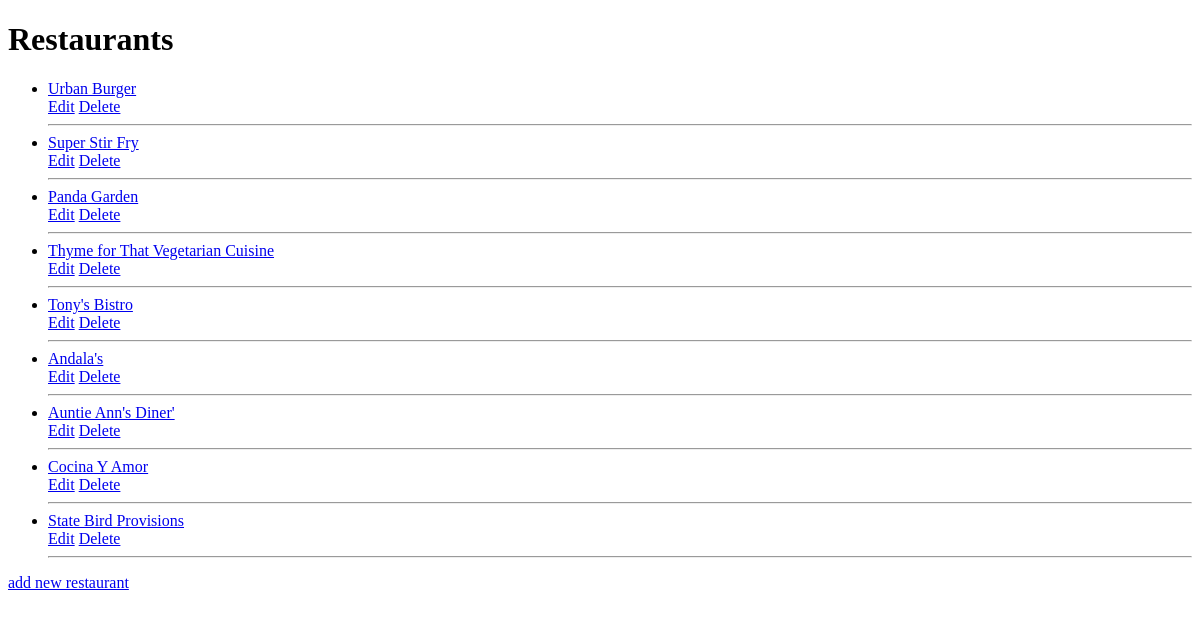
The app's page /restaurants/, older data.
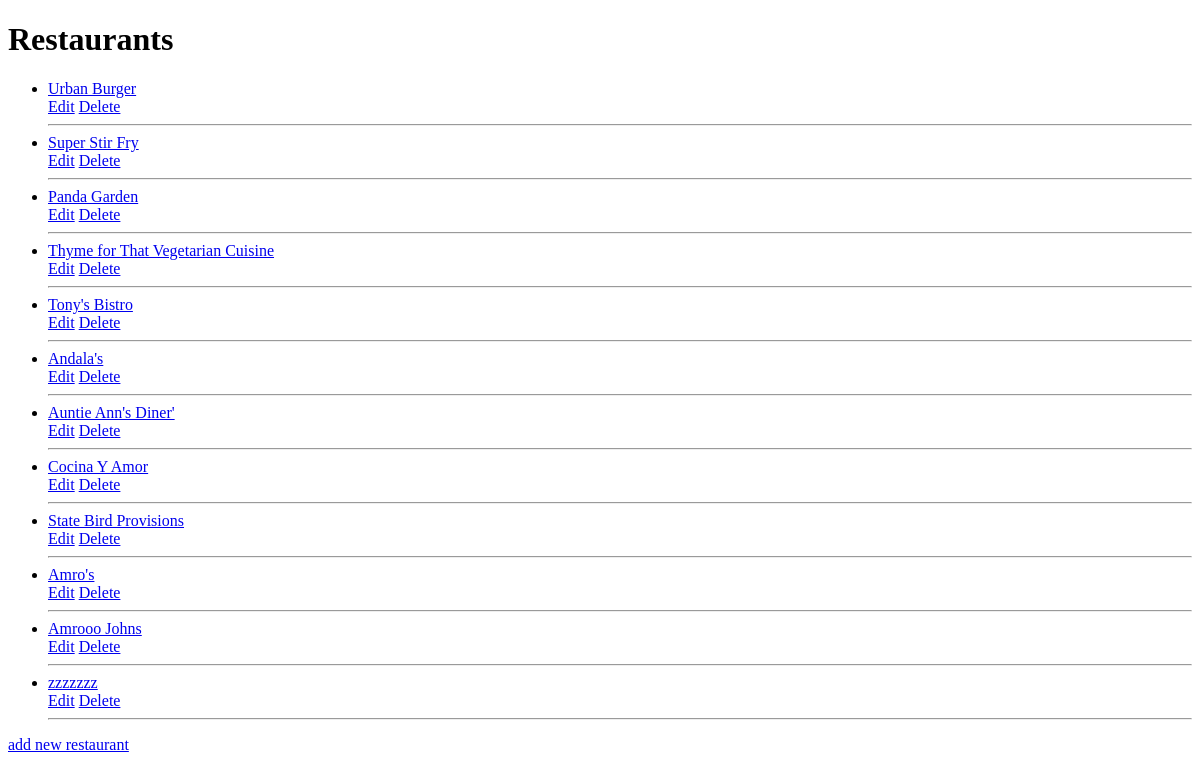
The same page, newer data.
### database/db_setup.py (models this page shows)
class Restaurant(Base):
	__tablename__ = 'restaurant'
	id = Column(Integer, primary_key = True)
	name = Column(String(80), nullable = False)
	menu_items = relationship("MenuItem")

### flask_server/flask_server.py (the view)
@app.route('/')
@app.route('/restaurants/')
def index():
    restaurants_list = session.query(Restaurant).all()
    return render_template('index.html', restaurants_list=restaurants_list)

### flask_server/templates/index.html (shortened to what this page needs)
<!DOCTYPE html>
<html lang="en">
<head>
</head>
<body>
  <h1>Restaurants</h1>
  <ul>
    {% for restaurant in restaurants_list %}
    <li>
      <a href="{{ url_for('restaurant_menu', restaurant_id=restaurant.id) }}">{{ restaurant.name }}</a>
      <br>
      <a href="{{ url_for('edit_restaurant', restaurant_id=restaurant.id) }}">Edit</a>
      <a href="{{ url_for('delete_restaurant', restaurant_id=restaurant.id) }}">Delete</a>
      <hr>
    </li>
    {% endfor %}
  </ul>
  <a href="{{ url_for('add_restaurant') }}">add new restaurant</a>
</body>
</html>

Row changes from the older to the newer data that the page shows:
added Restaurant: name "Amro's"
added Restaurant: name "Amrooo Johns"
added Restaurant: name "zzzzzzz"
